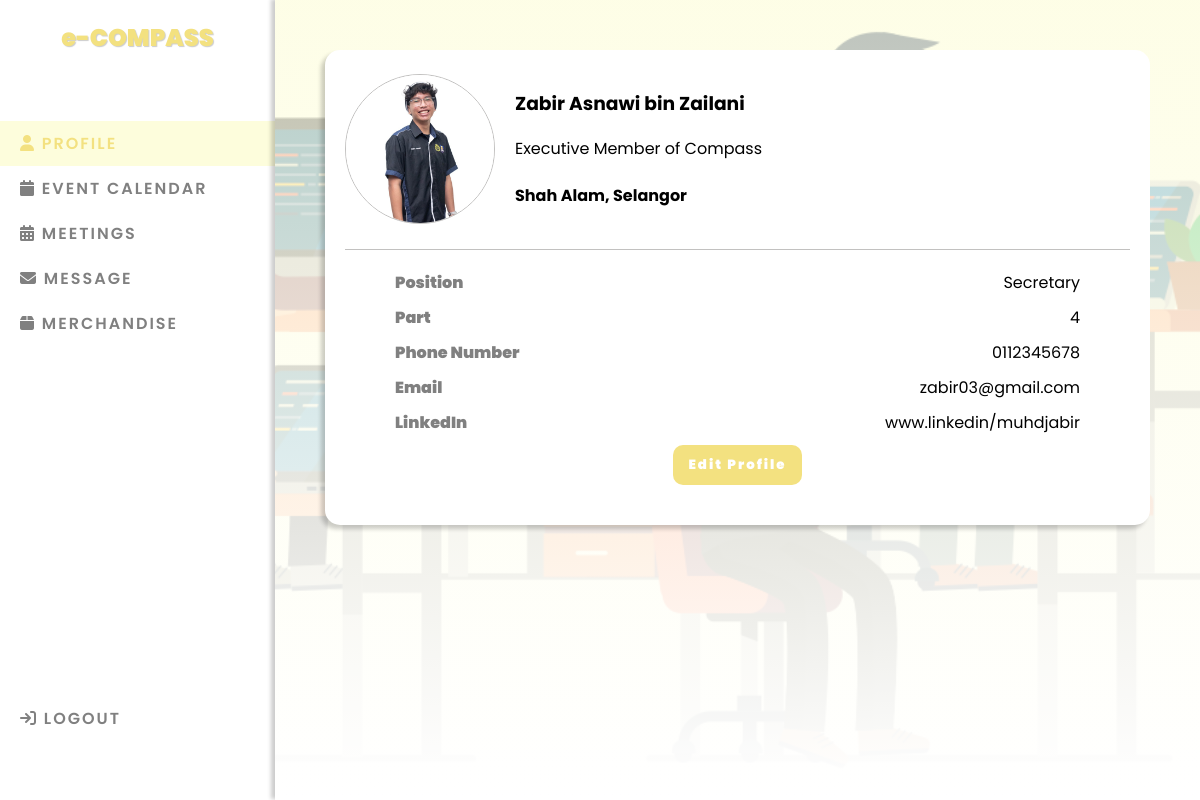
/profile.php (signed in), run on the app's committed database.
### tables this page shows
CREATE TABLE `members` (
  `membersID` int(10) NOT NULL,
  `password` varchar(255) NOT NULL,
  `membersName` varchar(255) NOT NULL,
  `membersPosition` varchar(255) NOT NULL,
  `membersCity` varchar(255) NOT NULL,
  `membersState` varchar(255) NOT NULL,
  `membersPart` int(2) NOT NULL,
  `membersPhone` varchar(255) NOT NULL,
  `membersEmail` varchar(255) NOT NULL,
  `membersLinkedin` varchar(255) NOT NULL,
  `membersImg` varchar(255) NOT NULL
);

### profile.php (the view, shortened to what this page needs)
<?php
require_once 'connect.php';
$membersID = $_SESSION['membersID'];
$query = "SELECT * FROM members WHERE membersID = '$membersID'";
$result = mysqli_query($conn, $query);
$data = mysqli_fetch_assoc($result);
?>
<!DOCTYPE html>
<html lang="en">
<head>
    <link rel="stylesheet" href="css/style.css">
    <link rel="stylesheet" href="https://cdnjs.cloudflare.com/ajax/libs/font-awesome/6.4.0/css/all.min.css">
</head>
<body>
    <div class="side-bar">
        <h2>e-COMPASS</h2>
        <ul class="nav-items">
            <li class="nav-item active"><a class="active" href="profile.php"><i class="fa-solid fa-user"></i> Profile</a></li>
            <li class="nav-item"><a href="event.php"><i class="fa-solid fa-calendar"></i> Event Calendar</a></li>
            <li class="nav-item"><a href="meetings.php"><i class="fa-solid fa-calendar-days"></i> Meetings</a></li>
            <li class="nav-item"><a href="message.php"><i class="fa-solid fa-envelope"></i> Message</a></li>
            <li class="nav-item"><a href="merch.php"><i class="fa-solid fa-box"></i> Merchandise</a></li>
            <li class="nav-item"> <a href="logout.php"><i class="fa-solid fa-arrow-right-to-bracket"></i> LOGOUT</a>
            </li>
        </ul>
    </div>
    <main>
        <div class="card" id="profile-card">
            <div class="upper-side">
                <img src="<?php echo $data['membersImg']?>" alt="">
                <div class="side-info">
                    <h3 class="info"><?php echo $data['membersName'];?></h3>
                    <p class="info">Executive Member of Compass</p>
                    <h4 class="info"><?php echo $data['membersCity']?>, <?php echo $data['membersState']?></h4>
                </div>
            </div>
            <div class="lower-side">
                <div class="labelled-info">
                    <p class="label">Position</p>
                    <p class="data"><?php echo $data['membersPosition']?></p>
                </div>
                <div class="labelled-info">
                    <p class="label">Part</p>
                    <p><?php echo $data['membersPart']?></p>
                </div>
                <div class="labelled-info">
                    <p class="label">Phone Number</p>
                    <p><?php echo $data['membersPhone']?></p>
                </div>
                <div class="labelled-info">
                    <p class="label">Email
                    <p><?php echo $data['membersEmail']?></p>
                </div>
                <div class="labelled-info">
                    <p class="label">LinkedIn</p>
                    <p><?php echo $data['membersLinkedin']?></p>
                </div>
                <button type="button" class="btn-edit" id="btn-edit">Edit Profile</button>
            </div>
        </div>
    </main>
</body>
</html>

### css/style.css (style rules this page uses)
* { font-family: 'poppins'; box-sizing: border-box; }
body { padding: 0; margin: 0; display: flex; height: 100vh; }
main { width: 100%; padding-left: 50px; padding-top: 50px; padding-right: 50px; padding-bottom: 50px; box-shadow: -4px -1px 4px rgba(0, 0, 0, 0.2); flex: 3; background: linear-gradient(rgba(253, 253,220, 0.7), rgba(255, 255,255.5)), url(../images/background.png) no-repeat center fixed; background-size: cover; box-sizing: border-box; overflow: auto; }
.side-bar { flex: 1; max-height: 100vh; display: flex; flex-direction: column; max-width: 300px; overflow: hidden; }
.side-bar h2 { margin-bottom: 50px; text-align: center; font-weight: 900; color: rgb(243, 225, 128); text-shadow: 1px 1px 1px rgba(0, 0, 0, 0.2); }
.nav-items { padding: 0; display: flex; justify-content: space-between; flex-direction: column; flex-shrink: 0; }
.nav-items li:last-child { margin-top: 350px; }
.nav-items li { list-style: none; padding: 10px 10px; background: white; padding-left: 20px; }
.nav-items li a { text-decoration: none; text-transform: uppercase; font-weight: 600; color: gray; cursor: pointer; transition: all.3s ease-in-out; letter-spacing: 2px; }
.nav-items .active { background: rgb(253, 253,220); color: rgb(243, 225, 128); }
.card { border-radius: 15px; background: white; padding: 20px; box-sizing: border-box; position: relative; box-shadow: -4px 4px 4px rgba(0, 0, 0, 0.2); }
.upper-side { display: flex; align-items: center; gap: 20px; padding-bottom: 20px; border-bottom: #c2c1c0 1px solid; }
.upper-side img { width: 150px; width: 150px; border-radius: 50%; border: 1px solid #c2c1c0; }
.lower-side { padding: 20px 50px; display: flex; flex-direction: column; gap: 10px; }
.lower-side .labelled-info { display: flex; align-items: center; flex-direction: row; justify-content: space-between; }
.labelled-info .label { font-weight: 900; color:gray; }
.btn-edit { padding: 10px 15px; width: fit-content; border-radius: 10px; border: none; background: rgb(243, 225, 128); color: white; font-weight: 900; letter-spacing: 2px; margin: 0 auto; cursor: pointer; transition: transform .3s ease-in-out; text-decoration: none; }
.item-info h3, p { margin: 0; }

### data on the page
members: membersName "Zabir Asnawi bin Zailani", membersCity "Shah Alam", membersState "Selangor", membersPosition "Secretary", membersPart "4", membersPhone "0112345678", membersEmail "zabir03@gmail.com", membersLinkedin "www.linkedin/muhdjabir"
